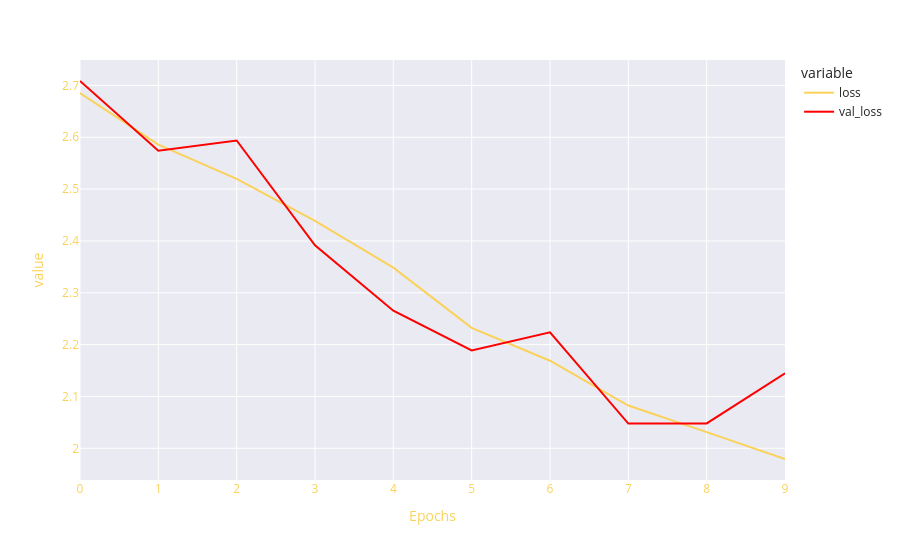

The code cell stored with this chart in its notebook:
### Code cell
fig = px.line(results_df, y=[results_df['loss'], results_df['val_loss']], template="seaborn", color_discrete_sequence=['#fad25a','red'])
fig.update_layout(   
    title_font_color="#fad25a", 
    xaxis=dict(color="#fad25a", title='Epochs'), 
    yaxis=dict(color="#fad25a")
)
fig.show()

### Figure 1 — Plotly figure (JSON) as saved in the notebook; plotly's stock layout.template omitted (floating-point values rounded to 4 significant figures)
{"data": [{"hovertemplate": "variable=loss<br>index=%{x}<br>value=%{y}<extra></extra>", "legendgroup": "loss", "line": {"color": "#fad25a", "dash": "solid"}, "marker": {"symbol": "circle"}, "mode": "lines", "name": "loss", "orientation": "v", "showlegend": true, "type": "scatter", "x": [0, 1, 2, 3, 4, 5, 6, 7, 8, 9], "xaxis": "x", "y": [2.685, 2.586, 2.52, 2.439, 2.349, 2.232, 2.169, 2.083, 2.031, 1.979], "yaxis": "y"}, {"hovertemplate": "variable=val_loss<br>index=%{x}<br>value=%{y}<extra></extra>", "legendgroup": "val_loss", "line": {"color": "red", "dash": "solid"}, "marker": {"symbol": "circle"}, "mode": "lines", "name": "val_loss", "orientation": "v", "showlegend": true, "type": "scatter", "x": [0, 1, 2, 3, 4, 5, 6, 7, 8, 9], "xaxis": "x", "y": [2.709, 2.574, 2.594, 2.392, 2.265, 2.189, 2.224, 2.048, 2.048, 2.145], "yaxis": "y"}], "layout": {"legend": {"title": {"text": "variable"}, "tracegroupgap": 0}, "margin": {"t": 60}, "title": {"font": {"color": "#fad25a"}}, "xaxis": {"anchor": "y", "color": "#fad25a", "domain": [0.0, 1.0], "title": {"text": "Epochs"}}, "yaxis": {"anchor": "x", "color": "#fad25a", "domain": [0.0, 1.0], "title": {"text": "value"}}}}
